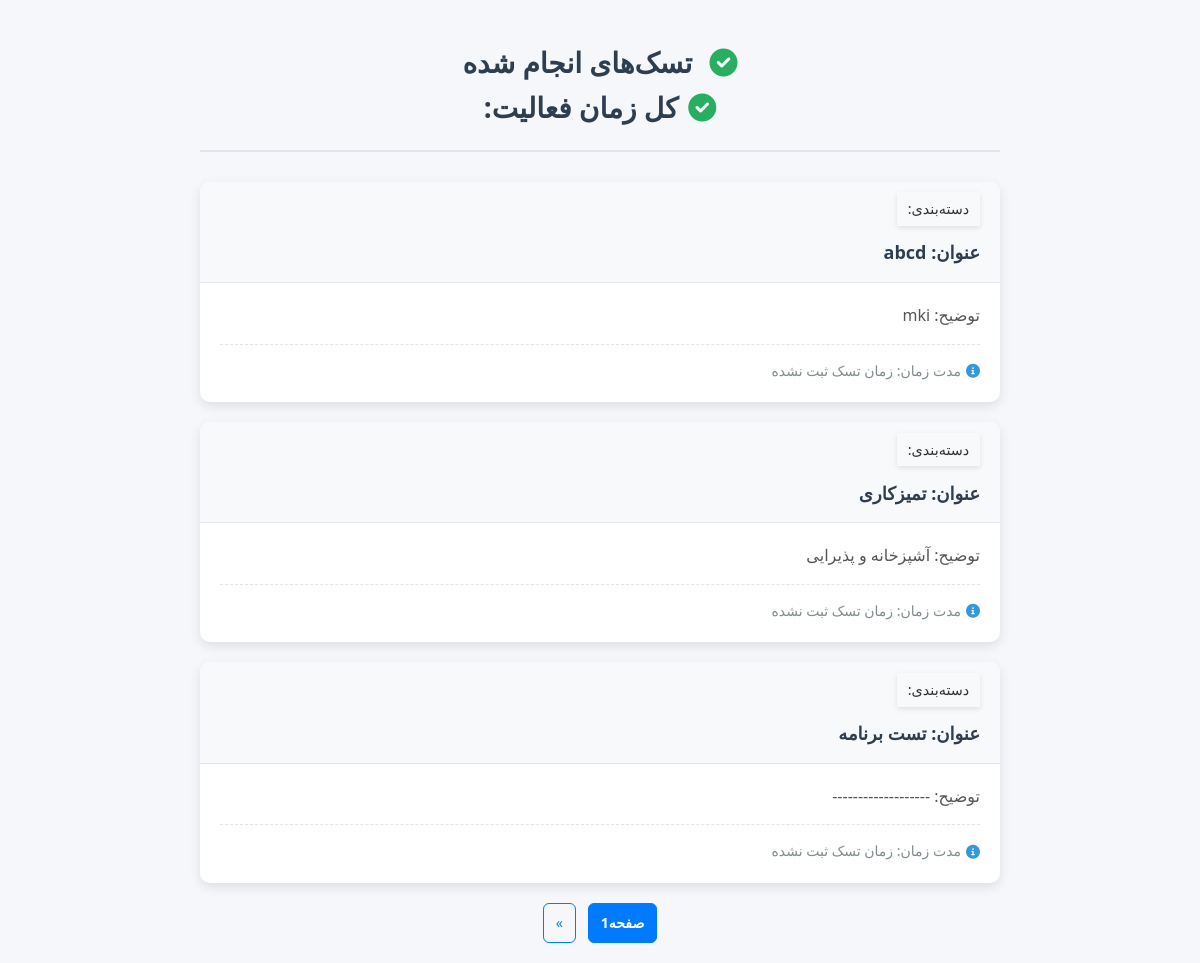
The page /plan/list_task_done on the database as committed earlier.
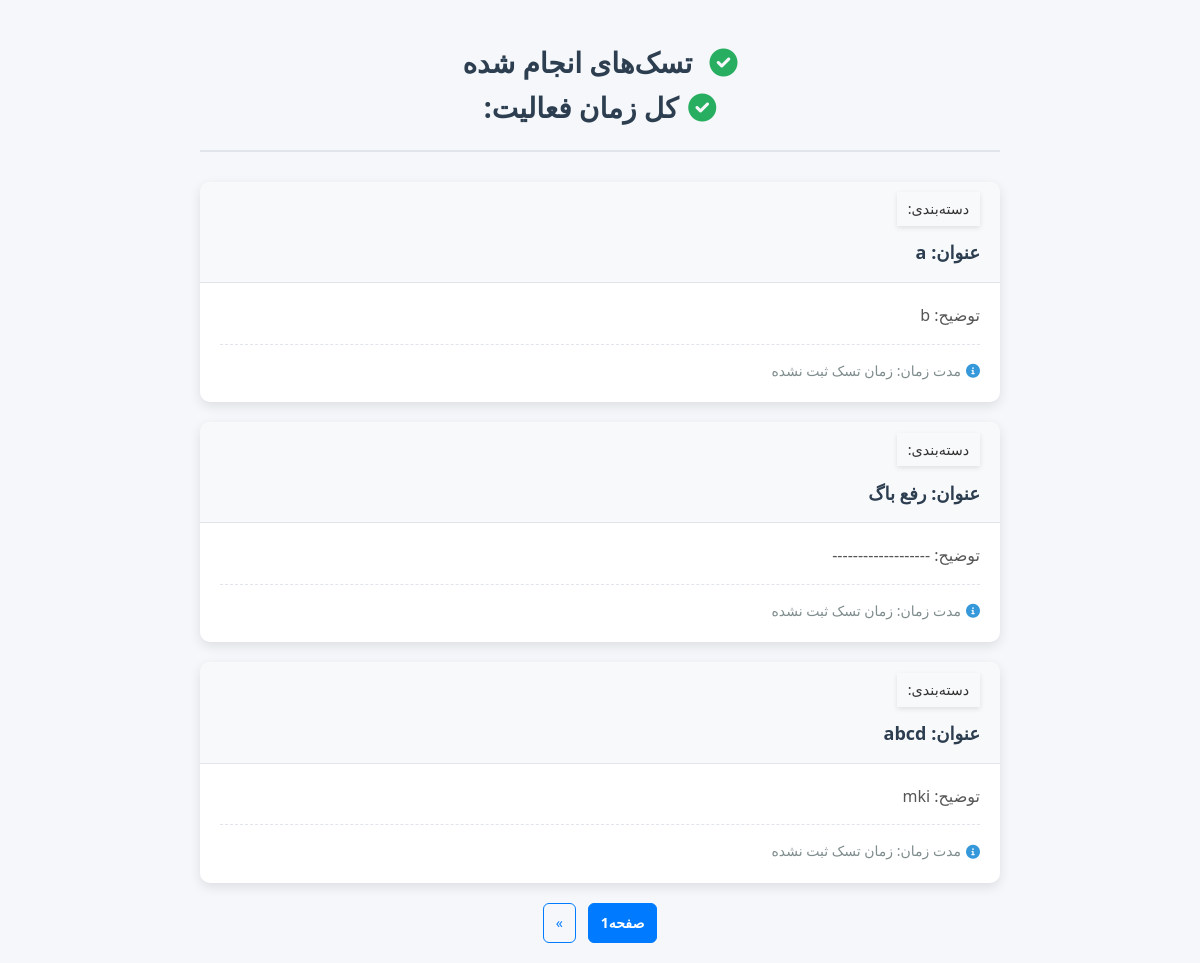
The same page on the database as committed later.
### todolist_app/models.py (models this page shows, shortened)
class Task(models.Model):
    category=models.ForeignKey(Category,on_delete=models.CASCADE)
    title=models.CharField(max_length=20)
    description=models.TextField(max_length=150,null=True,blank=True)
    datetime_start=models.DateTimeField(null=True,blank=True)
    datetime_end=models.DateTimeField(null=True,blank=True)
    situation=models.BooleanField(default=False)

### todolist_app/views.py (the view)
# urls.py: path("list_task_done",views.list_task_done,name="list_done")]
def list_task_done(request):
    durations=[]
    objects=Task.objects.filter(situation=True).order_by("-id")
    page=request.GET.get('page')
    print("page:",page)
    for item in objects:
        start_time=item.datetime_start
        end_time=item.datetime_end
        if start_time and end_time:
                  start_time = item.datetime_start.replace(second=0, microsecond=0)
                  end_time = item.datetime_end.replace(second=0, microsecond=0)
                  duration=end_time-start_time
                  durations.append(duration)
        else:
          durations.append("زمان تسک ثبت نشده")
    objects=list(zip(objects,durations))
    paginator=Paginator(objects,3)
    page_obj=paginator.get_page(page)
    return render(request,"todolist_app/done.html",context={"page_obj":page_obj})

### todolist_app/templates/todolist_app/done.html (shortened to what this page needs)
{%  load static    %}
<!DOCTYPE html>
<html lang="fa" dir="rtl">
<head>
    <link rel="stylesheet" href="{% static 'template/css/done.css' %}">
    <link rel="stylesheet" href="https://cdnjs.cloudflare.com/ajax/libs/font-awesome/6.0.0/css/all.min.css">
</head>
<body>
    <div class="container">
        <header class="header">
            <h1 class="title"><i class="fas fa-check-circle"></i> تسک‌های انجام شده</h1>
        {% if page_obj %}
            <h1 class="title"><i class="fas fa-check-circle"></i>کل زمان فعالیت:  {{total_time}} </h1>
        </header>
        <div class="tasks-container">
            {% for task,duration in page_obj %}
            <div class="task-card">
                <div class="task-header" >
                <div class="task-category mb-3"><span  class="badge bg-primary rounded-pill">دسته‌بندی: {{ task.category.name }}</span>  </div>
                    <span class="task-title">عنوان: {{ task.title }}</span>
                </div>
                <div class="task-body">
                    {%  if task.description  %}
                    <p class="task-description">توضیح: {{ task.description }} </p>
                    {%  else %}
                  <p class="task-description">توضیح: ------------------- </p>
                  {% endif %}
                    <div class="task-details">
                        <span class="detail-item"><i class="fas fa-info-circle"></i> مدت زمان:
                            {{ duration }}</span>
                          </div>
                    </div>
                </div>
            {% endfor %}
    <div class="pagination-wrapper">
    <div class="custom-pagination">
       <span class="page-number active"> صفحه{{ page_obj.number }}</span>
    {% if page_obj.has_next %}
        <a href="?page={{ page_obj.next_page_number }}" class="page-button"> » </a>
    {% endif %}
     </div>
   </div>
   {%  else  %}
   <p>در حال حاضر تسکی اتمام نیافته</p>
  {% endif  %}
  </div>
</body>
</html>

Rows that differ between the two databases and show on the page:
no longer on this page (row unchanged): Task: title "تمیزکاری", description "آشپزخانه و پذیرایی", duration "زمان تسک ثبت نشده"
no longer on this page (row unchanged): Task: title "تست برنامه", description "توضیح: -------------------", duration "زمان تسک ثبت نشده"
added Task: title "a", description "b", duration "زمان تسک ثبت نشده"
added Task: title "رفع باگ", description "توضیح: -------------------", duration "زمان تسک ثبت نشده"
